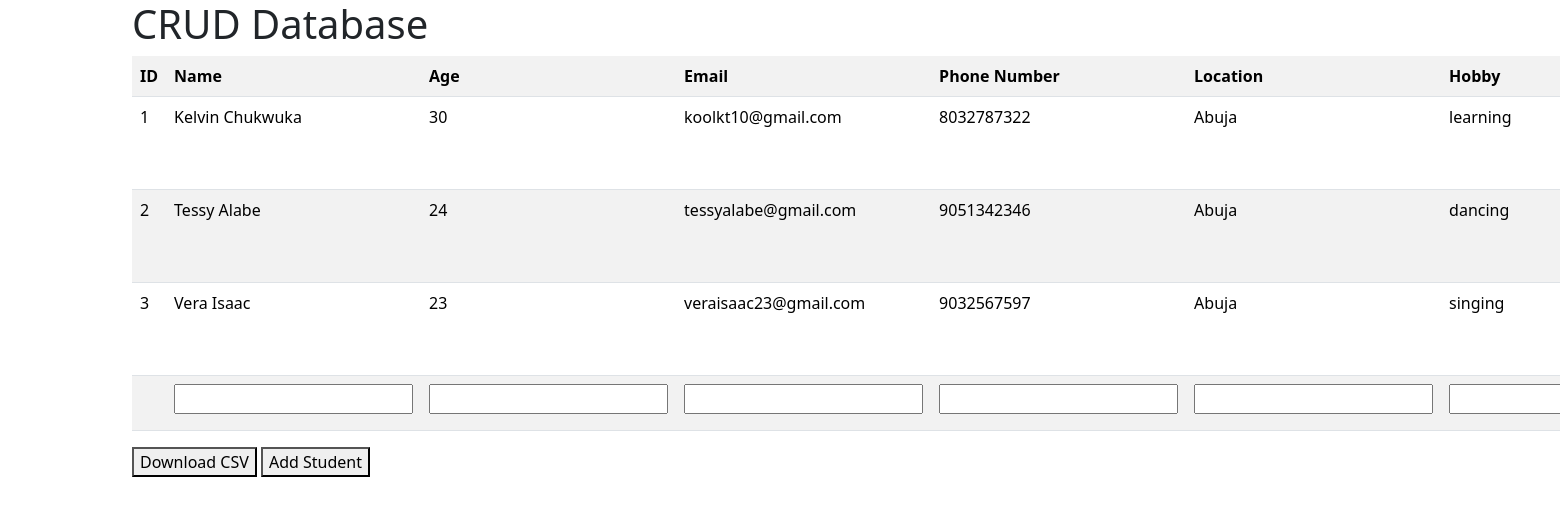
Before: / with the older database file.
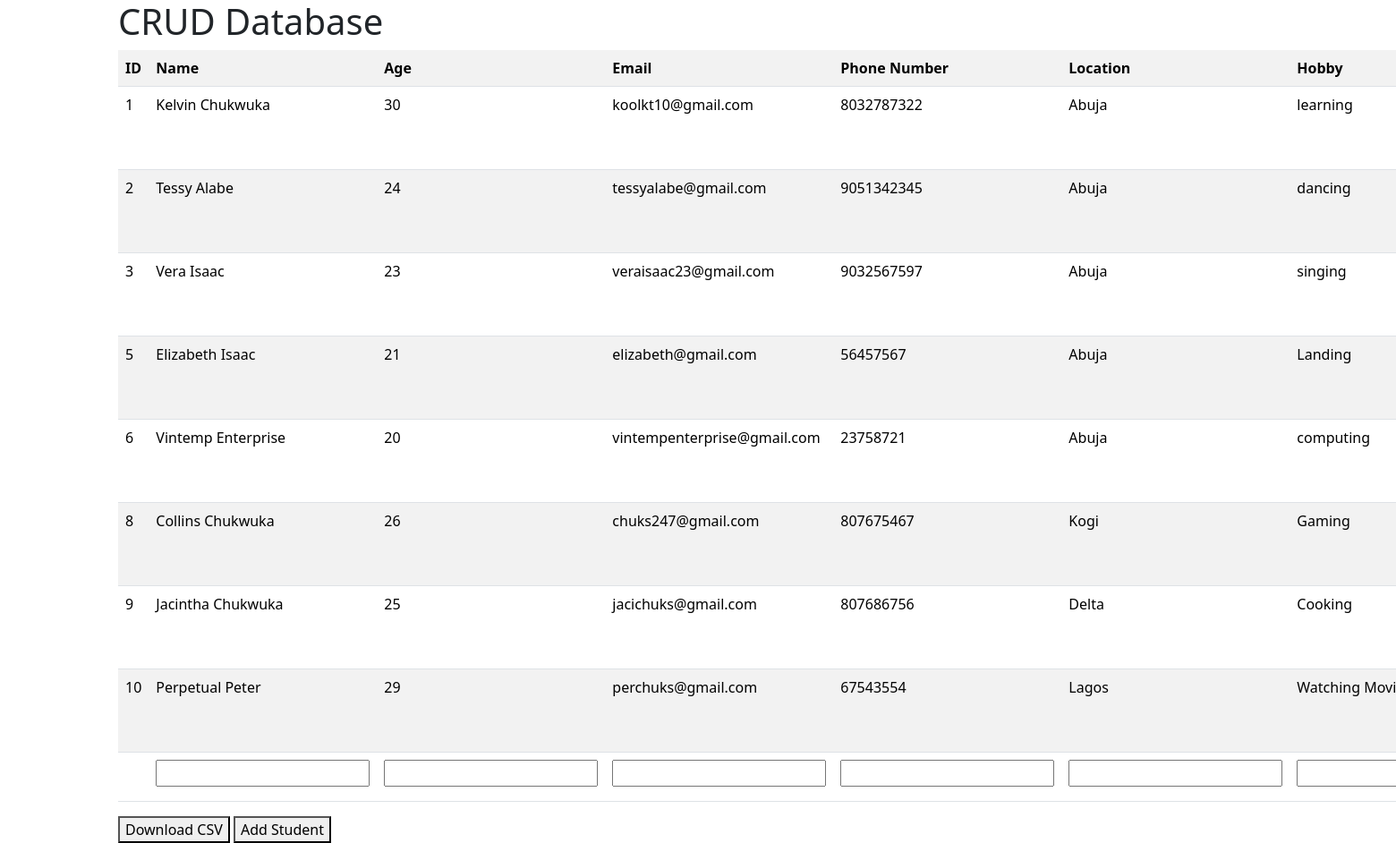
After: the same page with the newer database file.
### student/models.py (models this page shows, shortened)
class Student(models.Model):
    name = models.CharField(max_length=50)
    age = models.PositiveIntegerField()
    email = models.EmailField()
    phone = models.IntegerField()
    location = models.CharField(max_length=50)
    hobby = models.CharField(max_length=50)
    class Meta:
        ordering = ['id']

### student/views.py (the view, shortened to what this page needs)
# urls.py: path('', views.index, name='index'),
def index(request):
    context = {}
    form = StudentForm()
    students = Student.objects.all()
    context['students'] = students
    context['form'] = form
    return render(request, 'index.html', context)

### student/form.py
class StudentForm(forms.ModelForm):
    class Meta:
        model = Student
        fields = ['name', 'age', 'email', 'phone', 'location', 'hobby']

### student/templates/index.html (shortened to what this page needs)
<!DOCTYPE HTML>
<html>
    <head>
        <link href="https://cdn.jsdelivr.net/npm/bootstrap@5.3.3/dist/css/bootstrap.min.css" rel="stylesheet">
    </head>
    <body>
        <div class='container'>
            <h1>CRUD Database</h1>
            <form method='post' action="{% url 'index' %}">
            <table class="table table-striped">
                <tr>
                    <th>ID</th>
                    <th>Name</th>
                    <th>Age</th>
                    <th>Email</th>
                    <th>Phone Number</th>
                    <th>Location</th>
                    <th>Hobby</th>
                </tr>
                {% for student in students %}
                <tr>
                    <td>{{ student.id }}</td>
                    <td>{{ student.name }}</td>
                    <td>{{ student.age }}</td>
                    <td>{{ student.email }}</td>
                    <td>{{ student.phone }}</td>
                    <td>{{ student.location }}</td>
                    <td>{{ student.hobby }}</td>
                </tr>
                {% endfor %}
                {% if not form.instance.id %}
                <tr display="block" id='formContainer'>
                    {% include 'save.html' %}
                </tr>
                {% endif %}
            </table>
            <div class='botton_btn'>
                <form method='post' action="{% url 'index' %}">
                    <button name='download'>Download CSV</button>
                    <button name='add' id='edit'>Add Student</button>
                </form>
            </div>
        </div>
    </body>
</html>

### student/templates/save.html (shortened to what this page needs)
<td>{{ student.id }}</td>
{% for field in form %}
<td>{{ field }}</td>
{% endfor %}

Changed rows visible on the page:
changed Student "Tessy Alabe": phone "9051342346" → "9051342345"
added Student: id "5", name "Elizabeth Isaac", age "21", email "elizabeth@gmail.com", phone "56457567", location "Abuja", hobby "Landing"
added Student: id "6", name "Vintemp Enterprise", age "20", email "vintempenterprise@gmail.com", phone "23758721", location "Abuja", hobby "computing"
added Student: id "8", name "Collins Chukwuka", age "26", email "chuks247@gmail.com", phone "807675467", location "Kogi", hobby "Gaming"
added Student: id "9", name "Jacintha Chukwuka", age "25", email "jacichuks@gmail.com", phone "807686756", location "Delta", hobby "Cooking"
added Student: id "10", name "Perpetual Peter", age "29", email "perchuks@gmail.com", phone "67543554", location "Lagos", hobby "Watching…"
